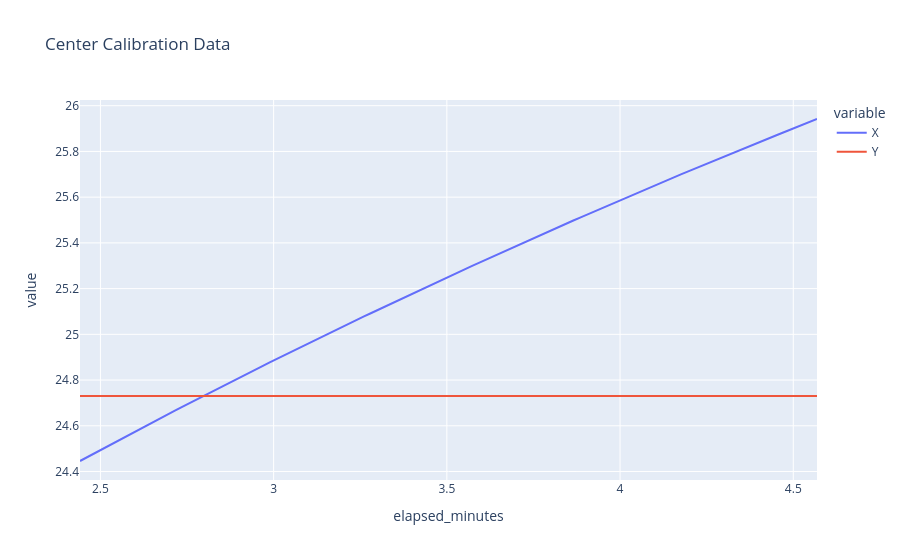
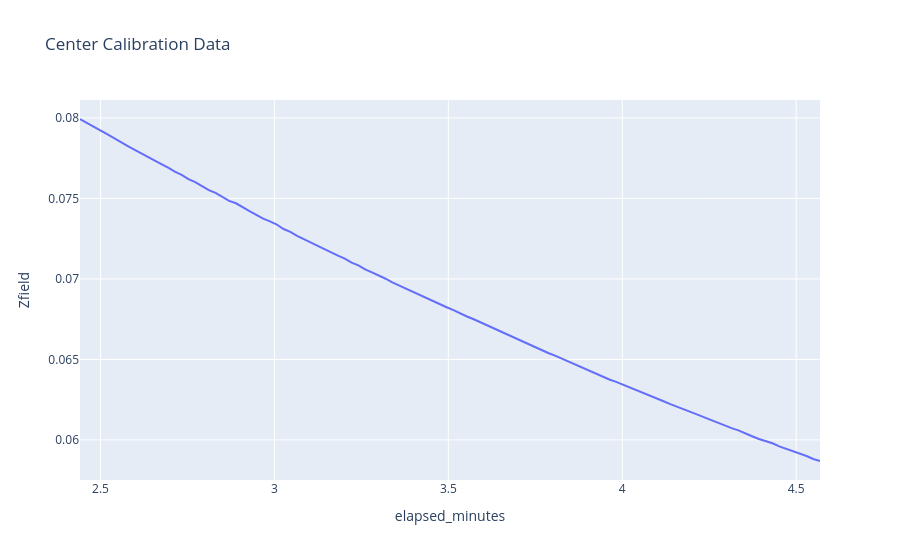

The notebook cell these images were saved under, in order:
### Code cell
px.line(df1, x="elapsed_minutes", y=["X","Y"], title="Center Calibration Data").show()
px.line(df1, x="elapsed_minutes", y="Zfield", title="Center Calibration Data").show()
